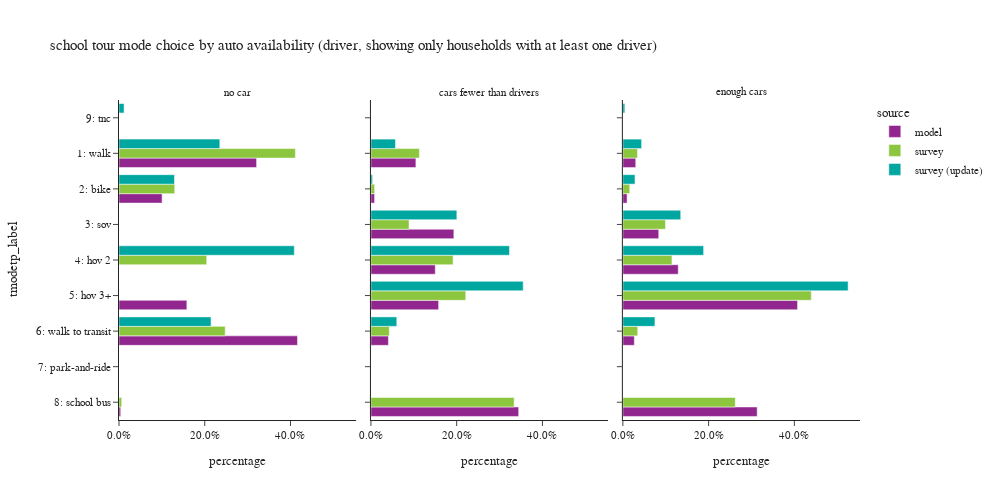

Notebook source saved alongside this figure:
### Code cell
plot_mode_choice(sc_tour.loc[sc_tour['auto_available_driver']!="no dirver"],"auto_available_driver",
                 {"auto_available_driver":["no car", "cars fewer than drivers","enough cars"],
                  "tmodetp_label":["1: walk","2: bike","3: sov","4: hov 2","5: hov 3+","6: walk to transit",
                                   "7: park-and-ride","8: school bus","9: other–survey only"]},
                 "auto availability (driver, showing only households with at least one driver)",3,500,1000)

### Figure 1 — Plotly figure (JSON) as saved in the notebook; plotly's stock layout.template omitted (floating-point values rounded to 4 significant figures)
{"data": [{"alignmentgroup": "True", "customdata": [[5579], [1747], [2751], [7237], [69]], "hovertemplate": "source=model<br>auto_available_driver=no car<br>percentage=%{x}<br>tmodetp_label=%{y}<br>sample count=%{customdata[0]}<extra></extra>", "legendgroup": "model", "marker": {"color": "#91268F", "pattern": {"shape": ""}}, "name": "model", "offsetgroup": "model", "orientation": "h", "showlegend": true, "textposition": "auto", "type": "bar", "x": [0.3209, 0.1005, 0.1583, 0.4163, 0.003969], "xaxis": "x", "y": ["1: walk", "2: bike", "5: hov 3+", "6: walk to transit", "8: school bus"], "yaxis": "y"}, {"alignmentgroup": "True", "customdata": [[15079], [1221], [27810], [21581], [22702], [5856], [49558]], "hovertemplate": "source=model<br>auto_available_driver=cars fewer than drivers<br>percentage=%{x}<br>tmodetp_label=%{y}<br>sample count=%{customdata[0]}<extra></extra>", "legendgroup": "model", "marker": {"color": "#91268F", "pattern": {"shape": ""}}, "name": "model", "offsetgroup": "model", "orientation": "h", "showlegend": false, "textposition": "auto", "type": "bar", "x": [0.1049, 0.008491, 0.1934, 0.1501, 0.1579, 0.04072, 0.3446], "xaxis": "x2", "y": ["1: walk", "2: bike", "3: sov", "4: hov 2", "5: hov 3+", "6: walk to transit", "8: school bus"], "yaxis": "y2"}, {"alignmentgroup": "True", "customdata": [[10553], [3440], [29401], [45387], [143185], [9382], [110102], [6]], "hovertemplate": "source=model<br>auto_available_driver=enough cars<br>percentage=%{x}<br>tmodetp_label=%{y}<br>sample count=%{customdata[0]}<extra></extra>", "legendgroup": "model", "marker": {"color": "#91268F", "pattern": {"shape": ""}}, "name": "model", "offsetgroup": "model", "orientation": "h", "showlegend": false, "textposition": "auto", "type": "bar", "x": [0.03003, 0.009788, 0.08365, 0.1291, 0.4074, 0.02669, 0.3133, 1.707e-05], "xaxis": "x3", "y": ["1: walk", "2: bike", "3: sov", "4: hov 2", "5: hov 3+", "6: walk to transit", "8: school bus", "9: tnc"], "yaxis": "y3"}, {"alignmentgroup": "True", "customdata": [[8], [2], [1], [6], [2]], "hovertemplate": "source=survey<br>auto_available_driver=no car<br>percentage=%{x}<br>tmodetp_label=%{y}<br>sample count=%{customdata[0]}<extra></extra>", "legendgroup": "survey", "marker": {"color": "#8CC63E", "pattern": {"shape": ""}}, "name": "survey", "offsetgroup": "survey", "orientation": "h", "showlegend": true, "textposition": "auto", "type": "bar", "x": [0.4114, 0.13, 0.2047, 0.2477, 0.006245], "xaxis": "x", "y": ["1: walk", "2: bike", "4: hov 2", "6: walk to transit", "8: school bus"], "yaxis": "y"}, {"alignmentgroup": "True", "customdata": [[25], [10], [12], [26], [49], [22], [47]], "hovertemplate": "source=survey<br>auto_available_driver=cars fewer than drivers<br>percentage=%{x}<br>tmodetp_label=%{y}<br>sample count=%{customdata[0]}<extra></extra>", "legendgroup": "survey", "marker": {"color": "#8CC63E", "pattern": {"shape": ""}}, "name": "survey", "offsetgroup": "survey", "orientation": "h", "showlegend": false, "textposition": "auto", "type": "bar", "x": [0.113, 0.0086, 0.08886, 0.1916, 0.2212, 0.04276, 0.334], "xaxis": "x2", "y": ["1: walk", "2: bike", "3: sov", "4: hov 2", "5: hov 3+", "6: walk to transit", "8: school bus"], "yaxis": "y2"}, {"alignmentgroup": "True", "customdata": [[29], [12], [30], [67], [144], [18], [102]], "hovertemplate": "source=survey<br>auto_available_driver=enough cars<br>percentage=%{x}<br>tmodetp_label=%{y}<br>sample count=%{customdata[0]}<extra></extra>", "legendgroup": "survey", "marker": {"color": "#8CC63E", "pattern": {"shape": ""}}, "name": "survey", "offsetgroup": "survey", "orientation": "h", "showlegend": false, "textposition": "auto", "type": "bar", "x": [0.03398, 0.01598, 0.09938, 0.1145, 0.4394, 0.0346, 0.2622], "xaxis": "x3", "y": ["1: walk", "2: bike", "3: sov", "4: hov 2", "5: hov 3+", "6: walk to transit", "8: school bus"], "yaxis": "y3"}, {"alignmentgroup": "True", "customdata": [[11], [1], [2], [8], [1]], "hovertemplate": "source=survey (update)<br>auto_available_driver=no car<br>percentage=%{x}<br>tmodetp_label=%{y}<br>sample count=%{customdata[0]}<extra></extra>", "legendgroup": "survey (update)", "marker": {"color": "#00A7A0", "pattern": {"shape": ""}}, "name": "survey (update)", "offsetgroup": "survey (update)", "orientation": "h", "showlegend": true, "textposition": "auto", "type": "bar", "x": [0.2352, 0.1294, 0.4089, 0.2147, 0.01184], "xaxis": "x", "y": ["1: walk", "2: bike", "4: hov 2", "6: walk to transit", "9: tnc"], "yaxis": "y"}, {"alignmentgroup": "True", "customdata": [[28], [9], [14], [30], [54], [23]], "hovertemplate": "source=survey (update)<br>auto_available_driver=cars fewer than drivers<br>percentage=%{x}<br>tmodetp_label=%{y}<br>sample count=%{customdata[0]}<extra></extra>", "legendgroup": "survey (update)", "marker": {"color": "#00A7A0", "pattern": {"shape": ""}}, "name": "survey (update)", "offsetgroup": "survey (update)", "orientation": "h", "showlegend": false, "textposition": "auto", "type": "bar", "x": [0.05727, 0.003789, 0.2004, 0.3231, 0.3551, 0.06031], "xaxis": "x2", "y": ["1: walk", "2: bike", "3: sov", "4: hov 2", "5: hov 3+", "6: walk to transit"], "yaxis": "y2"}, {"alignmentgroup": "True", "customdata": [[31], [10], [28], [80], [158], [19], [1]], "hovertemplate": "source=survey (update)<br>auto_available_driver=enough cars<br>percentage=%{x}<br>tmodetp_label=%{y}<br>sample count=%{customdata[0]}<extra></extra>", "legendgroup": "survey (update)", "marker": {"color": "#00A7A0", "pattern": {"shape": ""}}, "name": "survey (update)", "offsetgroup": "survey (update)", "orientation": "h", "showlegend": false, "textposition": "auto", "type": "bar", "x": [0.04366, 0.02831, 0.1349, 0.1883, 0.5254, 0.07475, 0.004606], "xaxis": "x3", "y": ["1: walk", "2: bike", "3: sov", "4: hov 2", "5: hov 3+", "6: walk to transit", "9: tnc"], "yaxis": "y3"}], "layout": {"annotations": [{"font": {}, "showarrow": false, "text": "no car", "x": 0.16, "xanchor": "center", "xref": "paper", "y": 1.0, "yanchor": "bottom", "yref": "paper"}, {"font": {}, "showarrow": false, "text": "cars fewer than drivers", "x": 0.5, "xanchor": "center", "xref": "paper", "y": 1.0, "yanchor": "bottom", "yref": "paper"}, {"font": {}, "showarrow": false, "text": "enough cars", "x": 0.84, "xanchor": "center", "xref": "paper", "y": 1.0, "yanchor": "bottom", "yref": "paper"}], "barmode": "group", "height": 500, "legend": {"title": {"text": "source"}, "tracegroupgap": 0}, "title": {"text": "school tour mode choice by auto availability (driver, showing only households with at least one driver)"}, "width": 1000, "xaxis": {"anchor": "y", "domain": [0.0, 0.32], "tickformat": ".1%", "title": {"text": "percentage"}}, "xaxis2": {"anchor": "y2", "domain": [0.34, 0.66], "matches": "x", "tickformat": ".1%", "title": {"text": "percentage"}}, "xaxis3": {"anchor": "y3", "domain": [0.68, 1.0], "matches": "x", "tickformat": ".1%", "title": {"text": "percentage"}}, "yaxis": {"anchor": "x", "categoryarray": ["9: other–survey only", "8: school bus", "7: park-and-ride", "6: walk to transit", "5: hov 3+", "4: hov 2", "3: sov", "2: bike", "1: walk"], "categoryorder": "array", "domain": [0.0, 1.0], "title": {"text": "tmodetp_label"}}, "yaxis2": {"anchor": "x2", "domain": [0.0, 1.0], "matches": "y", "showticklabels": false}, "yaxis3": {"anchor": "x3", "domain": [0.0, 1.0], "matches": "y", "showticklabels": false}}}
